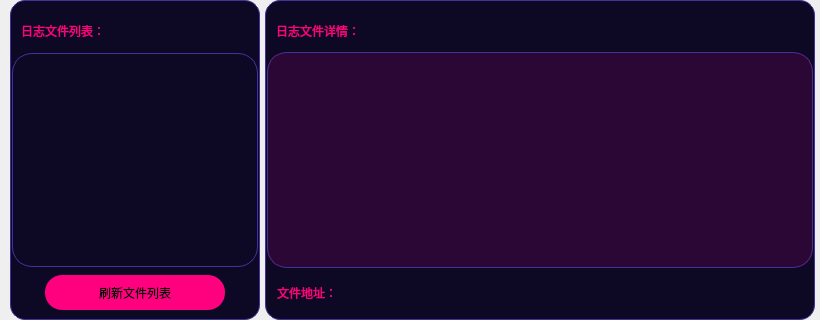
               <widget class="QWidget" name="third_page">
                <layout class="QHBoxLayout" name="horizontalLayout_17">
                 <property name="spacing">
                  <number>5</number>
                 </property>
                 <property name="leftMargin">
                  <number>10</number>
                 </property>
                 <property name="topMargin">
                  <number>0</number>
                 </property>
                 <property name="rightMargin">
                  <number>5</number>
                 </property>
                 <property name="bottomMargin">
                  <number>0</number>
                 </property>
                 <item>
                  <widget class="QFrame" name="frame_34">
                   <property name="sizePolicy">
                    <sizepolicy hsizetype="Preferred" vsizetype="Expanding">
                     <horstretch>0</horstretch>
                     <verstretch>0</verstretch>
                    </sizepolicy>
                   </property>
                   <property name="minimumSize">
                    <size>
                     <width>250</width>
                     <height>0</height>
                    </size>
                   </property>
                   <property name="maximumSize">
                    <size>
                     <width>250</width>
                     <height>16777215</height>
                    </size>
                   </property>
                   <property name="styleSheet">
                    <string notr="true">QFrame {
	background-color: rgb(13, 9, 36);
	border: 1px solid rgb(65, 51, 156);
	border-radius: 15px;
}
QFrame:hover {
	border: 2px solid rgb(255, 85, 0);
}</string>
                   </property>
                   <property name="frameShape">
                    <enum>QFrame::StyledPanel</enum>
                   </property>
                   <property name="frameShadow">
                    <enum>QFrame::Raised</enum>
                   </property>
                   <layout class="QVBoxLayout" name="verticalLayout_31">
                    <property name="spacing">
                     <number>1</number>
                    </property>
                    <property name="leftMargin">
                     <number>1</number>
                    </property>
                    <property name="topMargin">
                     <number>1</number>
                    </property>
                    <property name="rightMargin">
                     <number>1</number>
                    </property>
                    <property name="bottomMargin">
                     <number>1</number>
                    </property>
                    <item>
                     <widget class="QFrame" name="frame_91">
                      <property name="minimumSize">
                       <size>
                        <width>0</width>
                        <height>50</height>
                       </size>
                      </property>
                      <property name="maximumSize">
                       <size>
                        <width>16777215</width>
                        <height>50</height>
                       </size>
                      </property>
                      <property name="styleSheet">
                       <string notr="true">QFrame {
	background-color: rgb(13, 9, 36);
	border: none;
	border-radius: 20px;
}
</string>
                      </property>
                      <property name="frameShape">
                       <enum>QFrame::StyledPanel</enum>
                      </property>
                      <property name="frameShadow">
                       <enum>QFrame::Raised</enum>
                      </property>
                      <layout class="QHBoxLayout" name="horizontalLayout_59">
                       <item>
                        <widget class="QLabel" name="label_5">
                         <property name="minimumSize">
                          <size>
                           <width>150</width>
                           <height>40</height>
                          </size>
                         </property>
                         <property name="styleSheet">
                          <string notr="true">font: 700 16pt &quot;等线&quot;;
color: rgb(255, 0, 127);
border: none;</string>
                         </property>
                         <property name="text">
                          <string>日志文件列表：</string>
                         </property>
                        </widget>
                       </item>
                      </layout>
                     </widget>
                    </item>
                    <item>
                     <widget class="QFrame" name="frame_92">
                      <property name="styleSheet">
                       <string notr="true">QFrame {
	background-color: rgb(13, 9, 36);
	border: 1px solid rgb(65, 51, 156);
	border-radius: 20px;
}
QFrame:hover {
	border: 1px solid rgb(65, 51, 156);
}</string>
                      </property>
                      <property name="frameShape">
                       <enum>QFrame::StyledPanel</enum>
                      </property>
                      <property name="frameShadow">
                       <enum>QFrame::Raised</enum>
                      </property>
                      <layout class="QVBoxLayout" name="verticalLayout_64" stretch="0">
                       <property name="spacing">
                        <number>5</number>
                       </property>
                       <property name="leftMargin">
                        <number>5</number>
                       </property>
                       <property name="topMargin">
                        <number>10</number>
                       </property>
                       <property name="rightMargin">
                        <number>5</number>
                       </property>
                       <property name="bottomMargin">
                        <number>10</number>
                       </property>
                       <item>
                        <widget class="QTreeView" name="treeview_log">
                         <property name="styleSheet">
                          <string notr="true">QTreeView {
    background: rgb(13, 9, 36);	
	color: rgb(255, 255, 255);
	font: 10pt &quot;等线&quot;;
	border: none;
}
QTreeView::item {
	min-height:30px;
     border-radius: 15px;
	padding-left: 5px;
}
QTreeView::item:open {
    background-color: rgb(25, 25, 25);
    color: rgb(255, 0, 255);
}
QTreeView::item:selected {
    background-color: rgb(117, 0, 176);
    color: rgb(255, 0, 0);
}
QTreeView::branch {
    background-color:  rgb(13, 9, 36);
}
QTreeView::branch:open {    
	
	
	image: url(:/图标/icons/arrow-right-bold.svg);
	
}
QTreeView::branch:closed:has-children {   
	
	
	image: url(:/图标/icons/arrow-down-bold.svg);
}


QScrollBar:horizontal {
    border: none;
    background: rgb(52, 59, 72);
    height: 8px;
    margin: 0px 20px 0 20px;
	border-radius: 3px;
}
QScrollBar::handle:horizontal {
    background:rgba(249, 83, 255, 170);
    min-width: 30px;
	border-radius: 3px
}
/*
滑块悬浮，按下*/
QScrollBar::handle:hover:horizontal,QScrollBar::handle:pressed:horizontal{
background:rgb(150, 0, 150);
}
QScrollBar::add-line:horizontal {
    border: none;
    background: rgb(55, 63, 77);
    width: 20px;
	border-top-right-radius: 3px;
    border-bottom-right-radius: 3px;
    subcontrol-position: right;
    subcontrol-origin: margin;
}
QScrollBar::sub-line:horizontal {
    border: none;
    background: rgb(55, 63, 77);
    width: 20px;
	border-top-left-radius: 3px;
    border-bottom-left-radius: 3px;
    subcontrol-position: left;
    subcontrol-origin: margin;
}
QScrollBar::up-arrow:horizontal, QScrollBar::down-arrow:horizontal
{
     background: none;
}
QScrollBar::add-page:horizontal, QScrollBar::sub-page:horizontal
{
     background: none;
}
 QScrollBar:vertical {
	border: none;
    background: rgb(52, 59, 72);
    width: 8px;
    margin: 20px 0 20px 0;
	border-radius: 3px;
 }
 QScrollBar::handle:vertical {	
	background:rgba(249, 83, 255, 170);
    min-height: 30px;
	border-radius: 3px
 }
/*
滑块悬浮，按下*/
QScrollBar::handle:hover:vertical,QScrollBar::handle:pressed:vertical{
background:rgb(150, 0, 150);
}
 QScrollBar::add-line:vertical {
     border: none;
    background: rgb(55, 63, 77);
     height: 20px;
	border-bottom-left-radius: 3px;
    border-bottom-right-radius: 3px;
     subcontrol-position: bottom;
     subcontrol-origin: margin;
 }
 QScrollBar::sub-line:vertical {
	border: none;
    background: rgb(55, 63, 77);
     height: 20px;
	border-top-left-radius: 3px;
    border-top-right-radius: 3px;
     subcontrol-position: top;
     subcontrol-origin: margin;
 }
 QScrollBar::up-arrow:vertical, QScrollBar::down-arrow:vertical {
     background: none;
 }

 QScrollBar::add-page:vertical, QScrollBar::sub-page:vertical {
     background: none;
 }
</string>
                         </property>
                         <property name="dragEnabled">
                          <bool>true</bool>
                         </property>
                         <property name="iconSize">
                          <size>
                           <width>20</width>
                           <height>20</height>
                          </size>
                         </property>
                         <property name="verticalScrollMode">
                          <enum>QAbstractItemView::ScrollPerPixel</enum>
                         </property>
                         <property name="animated">
                          <bool>true</bool>
                         </property>
                         <attribute name="headerVisible">
                          <bool>false</bool>
                         </attribute>
                         <attribute name="headerMinimumSectionSize">
                          <number>400</number>
                         </attribute>
                         <attribute name="headerDefaultSectionSize">
                          <number>400</number>
                         </attribute>
                        </widget>
                       </item>
                      </layout>
                     </widget>
                    </item>
                    <item>
                     <widget class="QFrame" name="frame_112">
                      <property name="minimumSize">
                       <size>
                        <width>0</width>
                        <height>50</height>
                       </size>
                      </property>
                      <property name="maximumSize">
                       <size>
                        <width>16777215</width>
                        <height>50</height>
                       </size>
                      </property>
                      <property name="styleSheet">
                       <string notr="true">QFrame {
	background-color: rgb(13, 9, 36);
	border: none;
	border-radius: 20px;
}
</string>
                      </property>
                      <property name="frameShape">
                       <enum>QFrame::StyledPanel</enum>
                      </property>
                      <property name="frameShadow">
                       <enum>QFrame::Raised</enum>
                      </property>
                      <layout class="QHBoxLayout" name="horizontalLayout_52">
                       <property name="leftMargin">
                        <number>0</number>
                       </property>
                       <property name="topMargin">
                        <number>0</number>
                       </property>
                       <property name="rightMargin">
                        <number>0</number>
                       </property>
                       <property name="bottomMargin">
                        <number>0</number>
                       </property>
                       <item>
                        <widget class="QPushButton" name="Btn_update_treeview">
                         <property name="minimumSize">
                          <size>
                           <width>120</width>
                           <height>35</height>
                          </size>
                         </property>
                         <property name="maximumSize">
                          <size>
                           <width>180</width>
                           <height>35</height>
                          </size>
                         </property>
                         <property name="styleSheet">
                          <string notr="true">QPushButton{	
	font: 700 16pt &quot;等线&quot;;
	background-color: rgb(255, 0, 127);
	border-radius: 17px;
}
QPushButton:hover{
	border: 3px solid rgb(0, 255, 0); 
}
QPushButton:pressed{
	color: green;
	border-color: blueviolet;
    background-color: rgb(85, 0, 255);
}
QPushButton:disabled{
	color: rgb(0, 0, 0);
	border-color: rgb(166, 166, 166);
    background-color: rgb(186, 186, 186);
}

</string>
                         </property>
                         <property name="text">
                          <string>刷新文件列表</string>
                         </property>
                        </widget>
                       </item>
                      </layout>
                     </widget>
                    </item>
                   </layout>
                  </widget>
                 </item>
                 <item>
                  <widget class="QFrame" name="frame_25">
                   <property name="sizePolicy">
                    <sizepolicy hsizetype="Expanding" vsizetype="Expanding">
                     <horstretch>0</horstretch>
                     <verstretch>0</verstretch>
                    </sizepolicy>
                   </property>
                   <property name="minimumSize">
                    <size>
                     <width>550</width>
                     <height>0</height>
                    </size>
                   </property>
                   <property name="styleSheet">
                    <string notr="true">QFrame {
	background-color: rgb(13, 9, 36);
	border: 1px solid rgb(65, 51, 156);
	border-radius: 15px;
}
QFrame:hover {
	border: 2px solid rgb(255, 85, 0);
}</string>
                   </property>
                   <property name="frameShape">
                    <enum>QFrame::StyledPanel</enum>
                   </property>
                   <property name="frameShadow">
                    <enum>QFrame::Raised</enum>
                   </property>
                   <layout class="QVBoxLayout" name="verticalLayout_28">
                    <property name="spacing">
                     <number>0</number>
                    </property>
                    <property name="leftMargin">
                     <number>1</number>
                    </property>
                    <property name="topMargin">
                     <number>1</number>
                    </property>
                    <property name="rightMargin">
                     <number>1</number>
                    </property>
                    <property name="bottomMargin">
                     <number>1</number>
                    </property>
                    <item>
                     <widget class="QFrame" name="frame_120">
                      <property name="minimumSize">
                       <size>
                        <width>0</width>
                        <height>50</height>
                       </size>
                      </property>
                      <property name="maximumSize">
                       <size>
                        <width>16777215</width>
                        <height>50</height>
                       </size>
                      </property>
                      <property name="styleSheet">
                       <string notr="true">QFrame {
	background-color: rgb(13, 9, 36);
	border: none;
	border-radius: 20px;
}
</string>
                      </property>
                      <property name="frameShape">
                       <enum>QFrame::StyledPanel</enum>
                      </property>
                      <property name="frameShadow">
                       <enum>QFrame::Raised</enum>
                      </property>
                      <layout class="QHBoxLayout" name="horizontalLayout_60">
                       <item>
                        <widget class="QLabel" name="label_8">
                         <property name="minimumSize">
                          <size>
                           <width>150</width>
                           <height>40</height>
                          </size>
                         </property>
                         <property name="styleSheet">
                          <string notr="true">font: 700 16pt &quot;等线&quot;;
color: rgb(255, 0, 127);
border: none;</string>
                         </property>
                         <property name="text">
                          <string>日志文件详情：</string>
                         </property>
                        </widget>
                       </item>
                       <item>
                        <widget class="QLabel" name="label_log_file_name">
                         <property name="minimumSize">
                          <size>
                           <width>150</width>
                           <height>40</height>
                          </size>
                         </property>
                         <property name="styleSheet">
                          <string notr="true">font: 16pt &quot;等线&quot;;
color: rgb(0, 255, 0);
border: none;</string>
                         </property>
                         <property name="text">
                          <string/>
                         </property>
                        </widget>
                       </item>
                      </layout>
                     </widget>
                    </item>
                    <item>
                     <widget class="QFrame" name="frame_121">
                      <property name="styleSheet">
                       <string notr="true">QFrame {
	background-color: rgb(13, 9, 36);
	border: 1px solid rgb(65, 51, 156);
	border-radius: 20px;
}
QFrame:hover {
	border: 1px solid rgb(65, 51, 156);
}</string>
                      </property>
                      <property name="frameShape">
                       <enum>QFrame::StyledPanel</enum>
                      </property>
                      <property name="frameShadow">
                       <enum>QFrame::Raised</enum>
                      </property>
                      <layout class="QVBoxLayout" name="verticalLayout_72">
                       <property name="spacing">
                        <number>0</number>
                       </property>
                       <property name="leftMargin">
                        <number>0</number>
                       </property>
                       <property name="topMargin">
                        <number>0</number>
                       </property>
                       <property name="rightMargin">
                        <number>0</number>
                       </property>
                       <property name="bottomMargin">
                        <number>0</number>
                       </property>
                       <item>
                        <widget class="QTextBrowser" name="textBrowser_log">
                         <property name="styleSheet">
                          <string notr="true">QTextBrowser{
background-color: rgba(170, 0, 120, 50);
color: rgb(255, 255, 255);
border-radius: 15px;
font: 12pt &quot;等线&quot;;
/*padding-left: 20px;
padding-right: 20px;*/
padding: 5px 5px 5px 20px;
border: none;
}
QScrollBar:horizontal {
    border: none;
    background: rgb(52, 59, 72);
    height: 8px;
    margin: 0px 20px 0 20px;
	border-radius: 3px;
}
QScrollBar::handle:horizontal {
    background:rgba(249, 83, 255, 170);
    min-width: 30px;
	border-radius: 3px
}
/*
滑块悬浮，按下*/
QScrollBar::handle:hover:horizontal,QScrollBar::handle:pressed:horizontal{
background:rgb(150, 0, 150);
}
QScrollBar::add-line:horizontal {
    border: none;
    background: rgb(55, 63, 77);
    width: 20px;
	border-top-right-radius: 3px;
    border-bottom-right-radius: 3px;
    subcontrol-position: right;
    subcontrol-origin: margin;
}
QScrollBar::sub-line:horizontal {
    border: none;
    background: rgb(55, 63, 77);
    width: 20px;
	border-top-left-radius: 3px;
    border-bottom-left-radius: 3px;
    subcontrol-position: left;
    subcontrol-origin: margin;
}
QScrollBar::up-arrow:horizontal, QScrollBar::down-arrow:horizontal
{
     background: none;
}
QScrollBar::add-page:horizontal, QScrollBar::sub-page:horizontal
{
     background: none;
}
 QScrollBar:vertical {
	border: none;
    background: rgb(52, 59, 72);
    width: 8px;
    margin: 20px 0 20px 0;
	border-radius: 3px;
 }
 QScrollBar::handle:vertical {	
	background:rgba(249, 83, 255, 170);
    min-height: 30px;
	border-radius: 3px
 }
/*
滑块悬浮，按下*/
QScrollBar::handle:hover:vertical,QScrollBar::handle:pressed:vertical{
background:rgb(150, 0, 150);
}
 QScrollBar::add-line:vertical {
     border: none;
    background: rgb(55, 63, 77);
     height: 20px;
	border-bottom-left-radius: 3px;
    border-bottom-right-radius: 3px;
     subcontrol-position: bottom;
     subcontrol-origin: margin;
 }
 QScrollBar::sub-line:vertical {
	border: none;
    background: rgb(55, 63, 77);
     height: 20px;
	border-top-left-radius: 3px;
    border-top-right-radius: 3px;
     subcontrol-position: top;
     subcontrol-origin: margin;
 }
 QScrollBar::up-arrow:vertical, QScrollBar::down-arrow:vertical {
     background: none;
 }

 QScrollBar::add-page:vertical, QScrollBar::sub-page:vertical {
     background: none;
 }
</string>
                         </property>
                        </widget>
                       </item>
                      </layout>
                     </widget>
                    </item>
                    <item>
                     <widget class="QFrame" name="frame_122">
                      <property name="minimumSize">
                       <size>
                        <width>0</width>
                        <height>50</height>
                       </size>
                      </property>
                      <property name="maximumSize">
                       <size>
                        <width>16777215</width>
                        <height>50</height>
                       </size>
                      </property>
                      <property name="styleSheet">
                       <string notr="true">QFrame {
	background-color: rgb(13, 9, 36);
	border: none;
	border-radius: 20px;
}
</string>
                      </property>
                      <property name="frameShape">
                       <enum>QFrame::StyledPanel</enum>
                      </property>
                      <property name="frameShadow">
                       <enum>QFrame::Raised</enum>
                      </property>
                      <layout class="QHBoxLayout" name="horizontalLayout_61">
                       <property name="spacing">
                        <number>5</number>
                       </property>
                       <property name="leftMargin">
                        <number>10</number>
                       </property>
                       <property name="topMargin">
                        <number>0</number>
                       </property>
                       <property name="rightMargin">
                        <number>0</number>
                       </property>
                       <property name="bottomMargin">
                        <number>0</number>
                       </property>
                       <item>
                        <widget class="QLabel" name="label_9">
                         <property name="minimumSize">
                          <size>
                           <width>100</width>
                           <height>40</height>
                          </size>
                         </property>
                         <property name="maximumSize">
                          <size>
                           <width>100</width>
                           <height>16777215</height>
                          </size>
                         </property>
                         <property name="styleSheet">
                          <string notr="true">font: 700 16pt &quot;等线&quot;;
color: rgb(255, 0, 127);
border: none;</string>
                         </property>
                         <property name="text">
                          <string>文件地址：</string>
                         </property>
                        </widget>
                       </item>
                       <item>
                        <widget class="QLabel" name="label_log_file_address">
                         <property name="minimumSize">
                          <size>
                           <width>150</width>
                           <height>40</height>
                          </size>
                         </property>
                         <property name="maximumSize">
                          <size>
                           <width>656</width>
                           <height>16777215</height>
                          </size>
                         </property>
                         <property name="styleSheet">
                          <string notr="true">font: 10pt &quot;等线&quot;;
color: rgb(0, 255, 0);
border: none;</string>
                         </property>
                         <property name="text">
                          <string/>
                         </property>
                        </widget>
                       </item>
                      </layout>
                     </widget>
                    </item>
                   </layout>
                  </widget>
                 </item>
                </layout>
               </widget>
